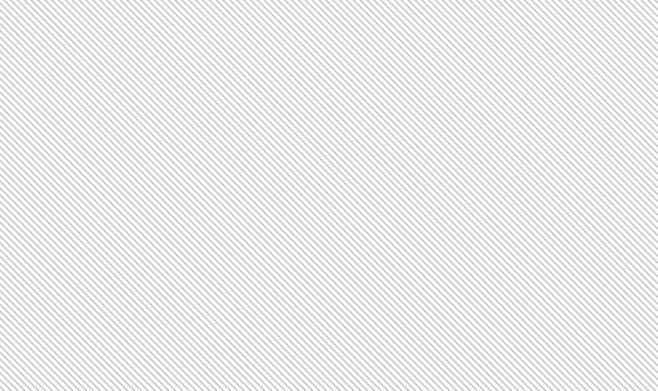
#> input picture xi.jpeg, 658 x 391 px
$ jupyter execute --allow-errors '纹理特征提取.ipynb'
#> lines starting #> are read from the running program, lines starting #| are printed output that depends on the picture
[cell 1]
import cv2
import math

[cell 2]
gray_level = 16
#> (the rest of this cell did not finish here and is left out)

[cell 3]
def maxGrayLevel(img):
    max_gray_level=0
    (height,width)=img.shape
    print ("图像的高宽分别为：height,width",height,width)
    for y in range(height):
        for x in range(width):
            if img[y][x] > max_gray_level:
                max_gray_level = img[y][x]
    print("max_gray_level:",max_gray_level)
    return max_gray_level+1

def getGlcm(input,d_x,d_y):
    srcdata=input.copy()
    ret=[[0.0 for i in range(gray_level)] for j in range(gray_level)]
    (height,width) = input.shape

    max_gray_level=maxGrayLevel(input)
    #若灰度级数大于gray_level，则将图像的灰度级缩小至gray_level，减小灰度共生矩阵的大小
    if max_gray_level > gray_level:
        for j in range(height):
            for i in range(width):
                srcdata[j][i] = srcdata[j][i]*gray_level / max_gray_level

    for j in range(height-d_y):
        for i in range(width-d_x):
            rows = srcdata[j][i]
            cols = srcdata[j + d_y][i+d_x]
            ret[rows][cols]+=1.0

    for i in range(gray_level):
        for j in range(gray_level):
            ret[i][j]= round(ret[i][j]/float(height*width),4)
            worksheet.write(i,j,ret[i][j])
    workbook.save('text.xls')

    return ret

[cell 4]
def feature_computer(p):
    #con:对比度反应了图像的清晰度和纹理的沟纹深浅。纹理越清晰反差越大对比度也就越大。
    #eng:熵（Entropy, ENT）度量了图像包含信息量的随机性，表现了图像的复杂程度。当共生矩阵中所有值均相等或者像素值表现出最大的随机性时，熵最大。
    #agm:角二阶矩（能量），图像灰度分布均匀程度和纹理粗细的度量。当图像纹理均一规则时，能量值较大；反之灰度共生矩阵的元素值相近，能量值较小。
    #idm:反差分矩阵又称逆方差，反映了纹理的清晰程度和规则程度，纹理清晰、规律性较强、易于描述的，值较大。
    Con=0.0
    Eng=0.0
    Asm=0.0
    Idm=0.0
    for i in range(gray_level):
        for j in range(gray_level):
            Con+=(i-j)*(i-j)*p[i][j]
            Asm+=p[i][j]*p[i][j]
            Idm+=p[i][j]/(1+(i-j)*(i-j))
            if p[i][j]>0.0:
                Eng+=p[i][j]*math.log(p[i][j])
    return round(Asm,3),round(Con,3),round(-Eng,3),round(Idm,3)

[cell 5]
def test(image_name):
#> called with image_name = 'xi.jpeg'
    img = cv2.imread(image_name)
#> img is the input picture: shape (391, 658, 3); min 175, max 255, mean 234.3
    try:
        img_shape=img.shape
#> img_shape = (391, 658, 3)
    except:
        print ('imread error')
        return
    img=cv2.resize(img,(img_shape[1]//2,img_shape[0]//2),interpolation=cv2.INTER_CUBIC)
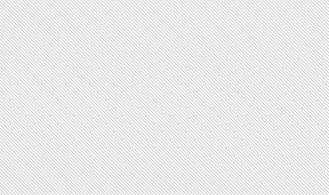
#> img: shape (195, 329, 3); min 182, max 255, mean 234.1

    img_gray=cv2.cvtColor(img, cv2.COLOR_BGR2GRAY)

    glcm_0=getGlcm(img_gray, 1,0)
#| 图像的高宽分别为：height,width 195 329
#> after the loop in maxGrayLevel, `for y in range(height):`: max_gray_level = 255
#| max_gray_level: 255
#> in getGlcm, `max_gray_level=maxGrayLevel(input)`: max_gray_level = 256
#> after the loop in getGlcm, `for j in range(height):`:
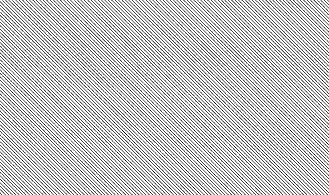
#> srcdata: shape (195, 329); min 11, max 15, mean 14.06; drawn with min black and max white
#> after the loop in getGlcm, `for j in range(height-d_y):`: ret = 16 items
    #glcm_1=getGlcm(src_gray, 0,1)
    #glcm_2=getGlcm(src_gray, 1,1)
    #glcm_3=getGlcm(src_gray, -1,1)
    print(len(glcm_0[0]))

    asm,con,eng,idm=feature_computer(glcm_0)

    return [asm,con,eng,idm]

$ run again, with 4.jpg copied over xi.jpeg
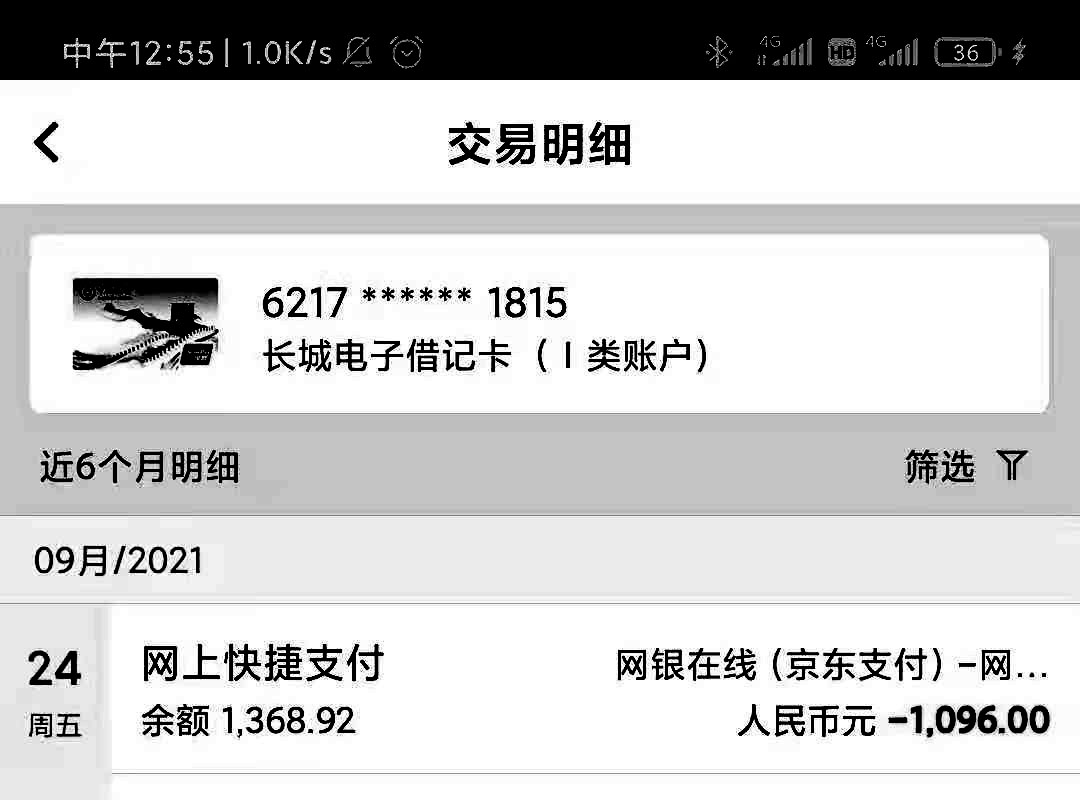
#> input picture 4.jpg, 1080 x 800 px
#> in test, img is the input picture: shape (800, 1080, 3); min 0, max 255, mean 203.6
#> in test, `img=cv2.resize(img,(img_shape[1]//2,img_shape[0]//2),interpolation=cv2..`:
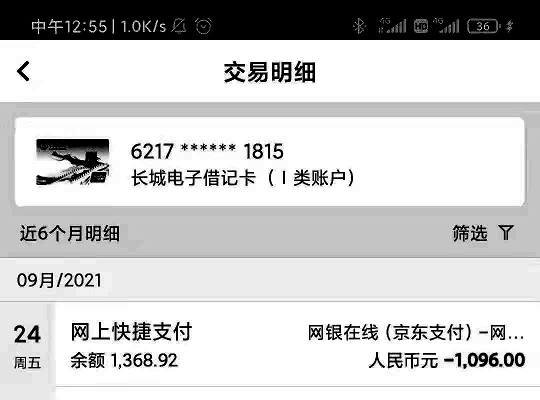
#> img: shape (400, 540, 3); min 0, max 255, mean 203.8
#| 图像的高宽分别为：height,width 400 540
#> after the loop in maxGrayLevel, `for y in range(height):`: max_gray_level = 255
#| max_gray_level: 255
#> in getGlcm, `max_gray_level=maxGrayLevel(input)`: max_gray_level = 256
#> after the loop in getGlcm, `for j in range(height-d_y):`: ret = 16 items
